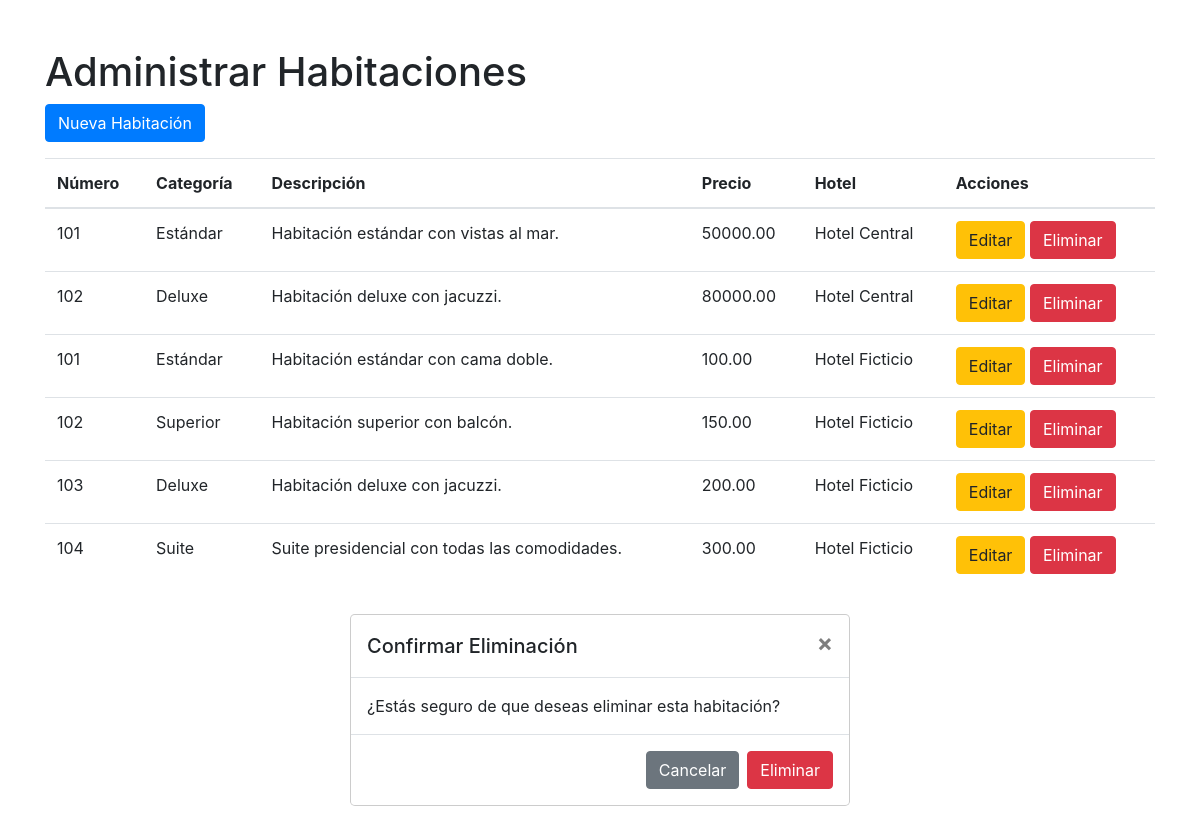
The app's page /adminrf/habitaciones/, older data.
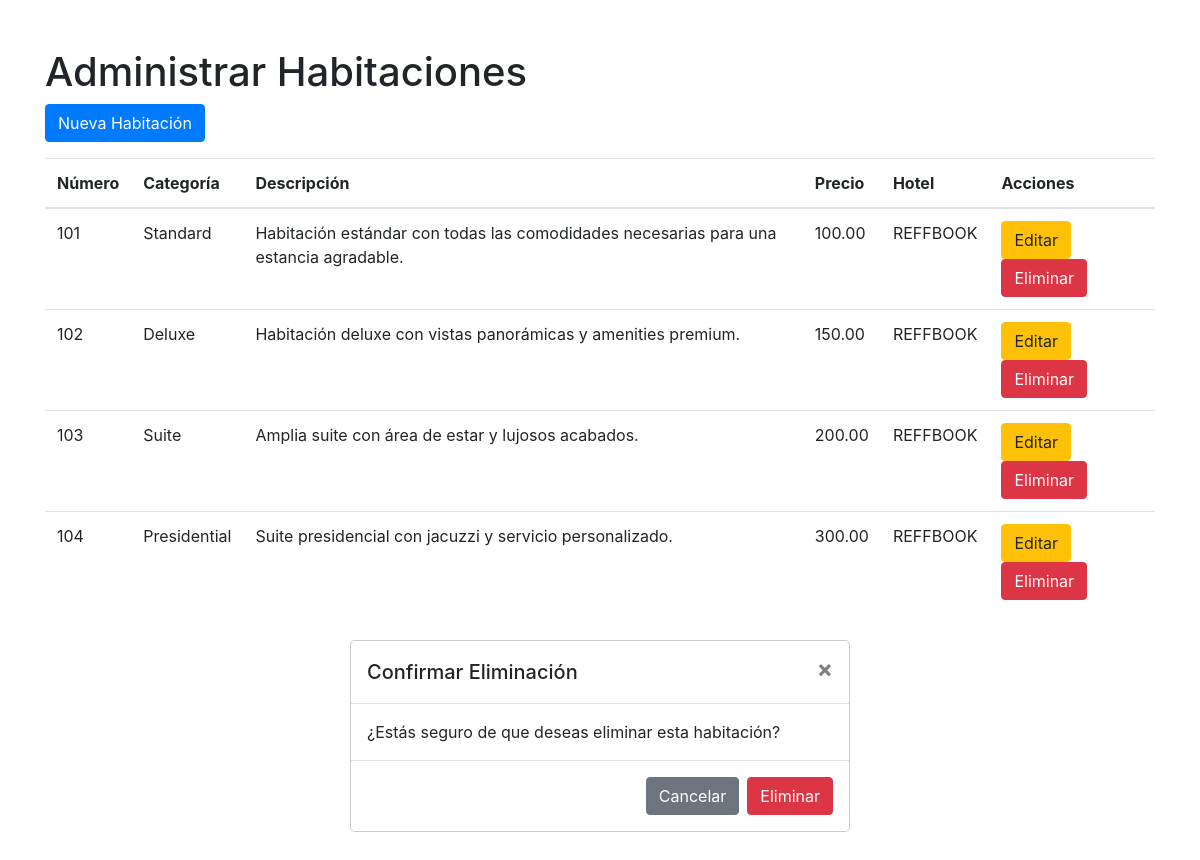
The same page, newer data.
### core/models.py (models this page shows, shortened)
class Habitacion(models.Model):
    habitacion_numero = models.CharField(max_length=10)
    habitacion_categoria = models.CharField(max_length=50)
    habitacion_descripcion = models.TextField(null=True, blank=True)
    habitacion_precio = models.DecimalField(max_digits=10, decimal_places=2)
    hotel = models.ForeignKey(Hotel, on_delete=models.CASCADE)
    habitacion_imagen = models.ImageField(upload_to='img/habitaciones/', null=True, blank=True)  # Campo para la imagen

class Hotel(models.Model):
    hotel_nombre = models.CharField(max_length=100)
    hotel_direccion = models.CharField(max_length=255)

### core/views.py (the view)
# urls.py: path('adminrf/habitaciones/', views.adminrf_habitacion_list, name='adminrf_habitacion_list'),
def adminrf_habitacion_list(request):
    habitaciones = Habitacion.objects.all()
    return render(request, 'core/adminrf_habitacion_list.html', {'habitaciones': habitaciones})

### core/templates/core/adminrf_habitacion_list.html (shortened to what this page needs)
<!DOCTYPE html>
<html lang="en">
<head>
    <link rel="stylesheet" href="https://stackpath.bootstrapcdn.com/bootstrap/4.5.2/css/bootstrap.min.css">
</head>
<body>
    <div class="container mt-5">
        <h1>Administrar  Habitaciones</h1>
        <a href="{% url 'adminrf_habitacion_create' %}" class="btn btn-primary">Nueva Habitación</a>
        <table class="table mt-3">
            <thead>
                <tr>
                    <th>Número</th>
                    <th>Categoría</th>
                    <th>Descripción</th>
                    <th>Precio</th>
                    <th>Hotel</th>
                    <th>Acciones</th>
                </tr>
            </thead>
            <tbody>
                {% for habitacion in habitaciones %}
                <tr>
                    <td>{{ habitacion.habitacion_numero }}</td>
                    <td>{{ habitacion.habitacion_categoria }}</td>
                    <td>{{ habitacion.habitacion_descripcion }}</td>
                    <td>{{ habitacion.habitacion_precio }}</td>
                    <td>{{ habitacion.hotel.hotel_nombre }}</td>
                    <td>
                        <a href="{% url 'adminrf_habitacion_update' habitacion.pk %}" class="btn btn-warning">Editar</a>
                        <button class="btn btn-danger" data-toggle="modal" data-target="#confirmDeleteModal" data-id="{{ habitacion.pk }}">Eliminar</button>
                    </td>
                </tr>
                {% endfor %}
            </tbody>
        </table>
    </div>
        <div class="modal-dialog" role="document">
            <div class="modal-content">
                <div class="modal-header">
                    <h5 class="modal-title" id="exampleModalLabel">Confirmar Eliminación</h5>
                    <button type="button" class="close" data-dismiss="modal" aria-label="Close">
                        <span aria-hidden="true">&times;</span>
                    </button>
                </div>
                <div class="modal-body">
                    ¿Estás seguro de que deseas eliminar esta habitación?
                </div>
                <div class="modal-footer">
                    <button type="button" class="btn btn-secondary" data-dismiss="modal">Cancelar</button>
                    <form method="POST" id="deleteForm">
                        <button type="submit" class="btn btn-danger">Eliminar</button>
                    </form>
                </div>
            </div>
        </div>
</body>
</html>

Row changes from the older to the newer data that the page shows:
removed Habitacion: habitacion_numero "101", habitacion_categoria "Estándar", habitacion_descripcion "Habitación estándar con vistas al mar.", habitacion_precio "50000.00", hotel.hotel_nombre "Hotel Central"
removed Habitacion: habitacion_numero "102", habitacion_categoria "Deluxe", habitacion_descripcion "Habitación deluxe con jacuzzi.", habitacion_precio "80000.00", hotel.hotel_nombre "Hotel Central"
removed Habitacion: habitacion_numero "101", habitacion_categoria "Estándar", habitacion_descripcion "Habitación estándar con cama doble.", habitacion_precio "100.00", hotel.hotel_nombre "Hotel Ficticio"
removed Habitacion: habitacion_numero "102", habitacion_categoria "Superior", habitacion_descripcion "Habitación superior con balcón.", habitacion_precio "150.00", hotel.hotel_nombre "Hotel Ficticio"
removed Habitacion: habitacion_numero "103", habitacion_categoria "Deluxe", habitacion_descripcion "Habitación deluxe con jacuzzi.", habitacion_precio "200.00", hotel.hotel_nombre "Hotel Ficticio"
removed Habitacion: habitacion_numero "104", habitacion_categoria "Suite", habitacion_descripcion "Suite presidencial con todas las comodidades.", habitacion_precio "300.00", hotel.hotel_nombre "Hotel Ficticio"
added Habitacion: habitacion_numero "101", habitacion_categoria "Standard", habitacion_descripcion "Habitación estándar con todas las comodidades necesarias para una estancia agradable.", habitacion_precio "100.00", hotel.hotel_nombre "REFFBOOK"
added Habitacion: habitacion_numero "102", habitacion_categoria "Deluxe", habitacion_descripcion "Habitación deluxe con vistas panorámicas y amenities premium.", habitacion_precio "150.00", hotel.hotel_nombre "REFFBOOK"
added Habitacion: habitacion_numero "103", habitacion_categoria "Suite", habitacion_descripcion "Amplia suite con área de estar y lujosos acabados.", habitacion_precio "200.00", hotel.hotel_nombre "REFFBOOK"
added Habitacion: habitacion_numero "104", habitacion_categoria "Presidential", habitacion_descripcion "Suite presidencial con jacuzzi y servicio personalizado.", habitacion_precio "300.00", hotel.hotel_nombre "REFFBOOK"
